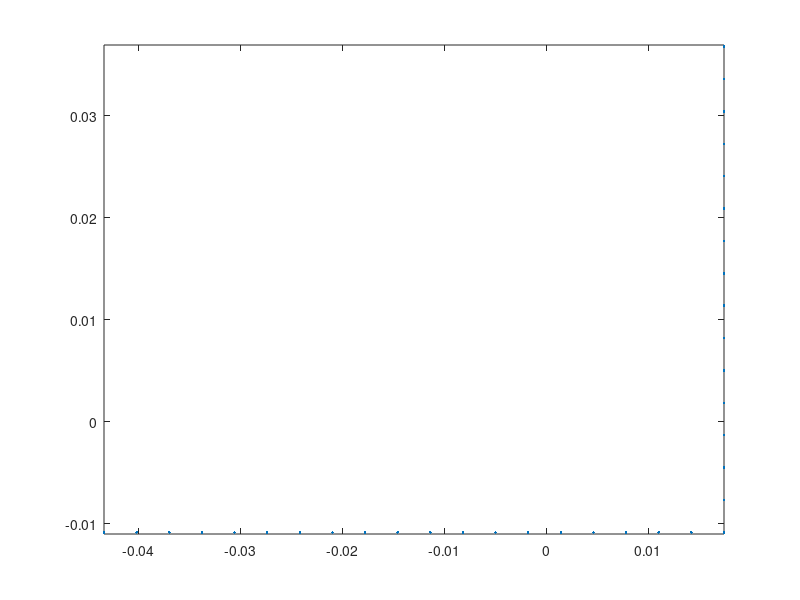
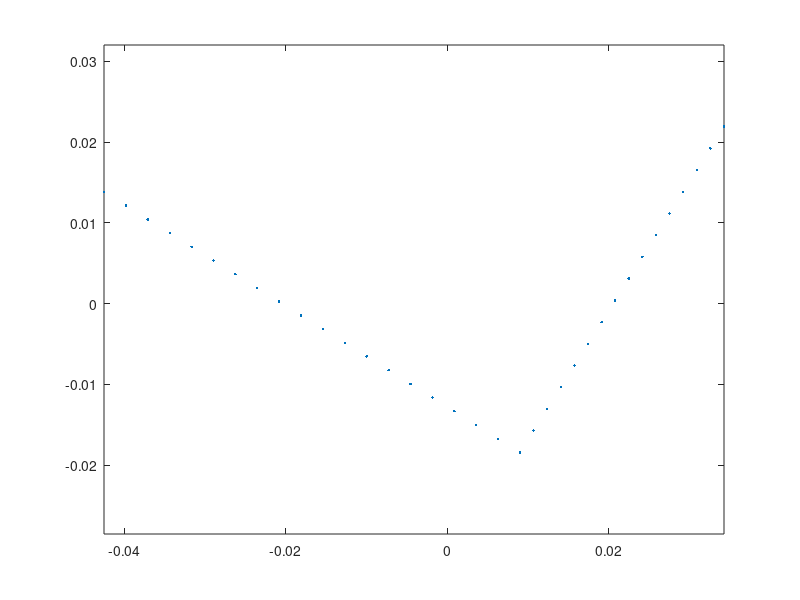

These charts were generated, in order, by the following MATLAB code:
%% form a fiber section of a L section
clear;clc;
%% input section propertities
% a = length of leg 1 (long)
% b = length of leg 2 (short)
% t = thickness/inch
% nfa = number of fibers along leg 1
% nfb = number of fibers along leg 2
% nft = number of fibers along thickness (assume 1 here)
a=0.064;
b=0.0508;
t=0.0032;
nfa=round(a/t);
nfb=round(b/t);
nft=1;
%% torsional stiffness
J=(a+b-t)*t^3/3;
%% calculate coordinates of centroid with respect to the vertex of L section
A=(a+b)*t-t^2; % section area
yc=((a-t)*t*t/2+b*t*b/2)/A; % distance between centroid and vertex in the local y' direction
zc=((b-t)*t*t/2+a*t*a/2)/A; % distance between centroid and vertex in the local z' direction

%% calculate principle axes (rotation from local axes y'-z' to principle axes y-z)
I1y=1/12*t*a^3+(a/2-zc)^2*t*a; % moment of inertia of leg 1 w.r.t. y'
I1z=1/12*a*t^3+(yc-t/2)^2*t*a; % moment of inertia of leg 1 w.r.t. z'
I1yz=0+(a/2-zc)*(yc-t/2)*t*a; % moment of inertia of leg 1 w.r.t. y'-z'
I2y=1/12*(b-t)*t^3+(zc-t/2)^2*t*(b-t); % moment of inertia of leg 2 w.r.t. y'
I2z=1/12*t*(b-t)^3+((b-t)/2+t-yc)^2*t*(b-t); % moment of inertia of leg 2 w.r.t. z'
I2yz=0+(zc-t/2)*((b-t)/2+t-yc)*t*(b-t); % moment of inertia of leg 2 w.r.t. y'-z'
Iy1=I1y+I2y; % moment of inertia of L section w.r.t. y'
Iz1=I1z+I2z; % moment of inertia of L section w.r.t. z'
Iyz1=I1yz+I2yz; % moment of inertia of L section w.r.t. y'-z'
Iy=(Iy1+Iz1)/2+1/2*sqrt((Iy1-Iz1)^2+4*Iyz1^2); % moment of inertia of L section w.r.t. y
Iz=(Iy1+Iz1)/2-1/2*sqrt((Iy1-Iz1)^2+4*Iyz1^2); % moment of inertia of L section w.r.t. y
alpha=atan(-2*Iyz1/(Iz1-Iy1))/2; % rotation from local axes y'-z' to principle axes y-z
alpha=abs(alpha); %make sure alpha is positive at pi/4 (equal legs)
%% calculate fiber coordinates w.r.t. z'-y'
SCcoordz1y1=[zc-t/2;-(yc-t/2)]; % shear center coordinates w.r.t. z'-y'
P=zeros(2,nfa+nfb-1); % fiber coordinates w.r.t. z'-y', first row of P is z', second row of P is y'
dPz=[-a/nfa;0];
dPy=[0;b/nfb];
for i=1:nfa
    P(:,i)=SCcoordz1y1+(i-1)*dPz;
end
for i=1:(nfb-1)
    P(:,nfa+i)=SCcoordz1y1+i*dPy;
end
plot(P(1,:),P(2,:),'.')
axis equal
%% transform fiber coordinates to z-y
T=[cos(alpha),sin(alpha);
    -sin(alpha),cos(alpha)]; % transformation matrix
Q=T*P; % first row of Q is z, second row of Q is y
figure
plot(Q(1,:),Q(2,:),'.')
axis equal
%% Calculate approximate elastic properties (Iy, Iz, betaY and betaZ)
Af=zeros(nfa+nfb-1,1); % area of each fiber
Af(1)=a/nfa*b/nfb-(a/nfa-t)*(b/nfb-t);
Af(2:nfa)=a/nfa*t;
Af(nfa+1:nfa+nfb-1)=b/nfb*t;

Qsquared=Q.^2;
IyIz_appr=Qsquared*Af; % approximate to [Iy;Iz]

QsumCol=sum(Qsquared,1); % calculate y^2+z^2
QsumColz=Q(1,:).*QsumCol; % calculate z(y^2+z^2)
QsumColy=Q(2,:).*QsumCol; % calculate y(y^2+z^2)
betaY=QsumColz*Af/Iy-2*Q(1,1);
betaZ=QsumColy*Af/Iz-2*Q(2,1);

%% output Tcl command lines to generate fiber sections
fileID1=fopen('Lsection.tcl','w');
%fprintf(fileID,'%7s %5s %5i %1s\n','section','Fiber',10000+secID,'{');
for i = 1:(nfa+nfb-1)
%                                                                          %fiber %yLoc  %zLoc   Area    MaterialID  SectorialCoord ys, and zs of shear center
    fprintf(fileID1,'    %5s %16.8f %16.8f %16.8f %6s%1s\n','fiber',Q(2,i),Q(1,i),Af(i),'$matID',';');
end
fclose(fileID1);

%% output L section properties
fileID=fopen('LsectionProperties.tcl','w');
                                           % ys     zs     
fprintf(fileID,'%16.8f %16.8f %16.8f %16.8f\n',Q(2,1),Q(1,1),alpha,J);
fclose(fileID);

%% calculate polar radius of gyration
r02=Q(2,1)^2+Q(1,1)^2+(Iy+Iz)/A;
r0=sqrt(r02);